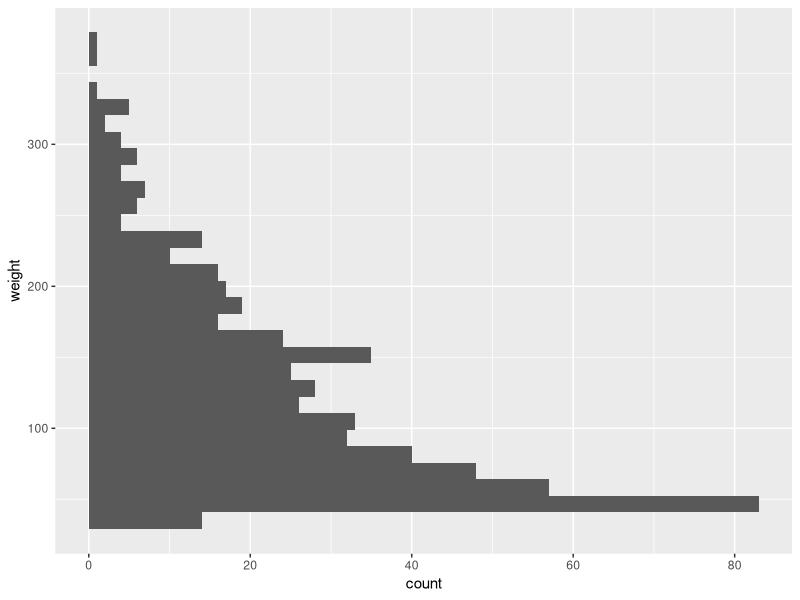

Write R code to recreate this figure.
## ---- chunk 1
library(tidyverse)
## ---- chunk 2
#| label: fig-chick
#| fig-cap: caption

ChickWeight |>
  ggplot(aes(y = weight)) +
  geom_histogram()
